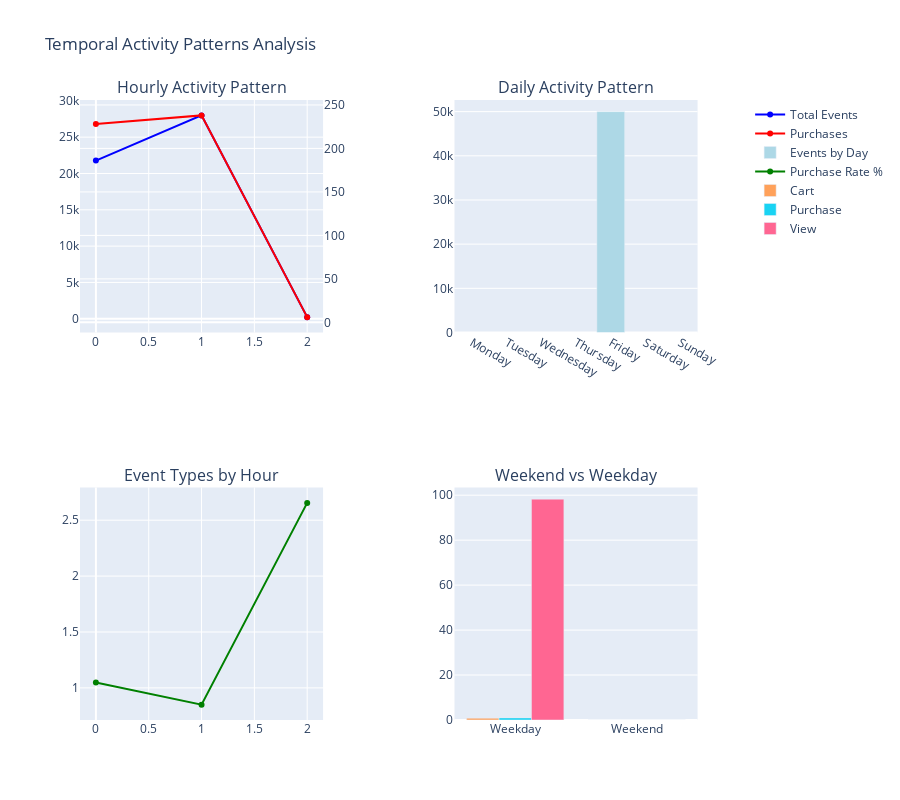

Write notebook code for a chart like this one.
### Markdown cell above
## 3. Temporal Pattern Analysis

Analyze time-based patterns to understand when and how users interact with the platform.

### Code cell
def analyze_temporal_patterns(df):
    """
    Comprehensive temporal pattern analysis
    """
    if df is None:
        return
    
    print("📅 TEMPORAL PATTERN ANALYSIS")
    print("=" * 45)
    
    # Create subplots for multiple visualizations
    fig = make_subplots(
        rows=2, cols=2,
        subplot_titles=['Hourly Activity Pattern', 'Daily Activity Pattern', 
                       'Event Types by Hour', 'Weekend vs Weekday'],
        specs=[[{"secondary_y": True}, {"secondary_y": True}],
               [{"secondary_y": False}, {"secondary_y": False}]]
    )
    
    # 1. Hourly patterns
    hourly_activity = df.groupby('hour').agg({
        'user_id': 'count',
        'event_type': lambda x: (x == 'purchase').sum()
    }).rename(columns={'user_id': 'total_events', 'event_type': 'purchases'})
    
    fig.add_trace(
        go.Scatter(x=hourly_activity.index, y=hourly_activity['total_events'],
                  name='Total Events', line=dict(color='blue')),
        row=1, col=1
    )
    
    fig.add_trace(
        go.Scatter(x=hourly_activity.index, y=hourly_activity['purchases'],
                  name='Purchases', line=dict(color='red')),
        row=1, col=1, secondary_y=True
    )
    
    # 2. Daily patterns
    daily_activity = df.groupby('day_name').size().reindex([
        'Monday', 'Tuesday', 'Wednesday', 'Thursday', 'Friday', 'Saturday', 'Sunday'
    ])
    
    fig.add_trace(
        go.Bar(x=daily_activity.index, y=daily_activity.values,
               name='Events by Day', marker_color='lightblue'),
        row=1, col=2
    )
    
    # 3. Event types by hour (heatmap style)
    event_hour_pivot = df.pivot_table(
        values='user_id', index='hour', columns='event_type', 
        aggfunc='count', fill_value=0
    )
    
    # Convert to percentage for better visualization
    event_hour_pct = event_hour_pivot.div(event_hour_pivot.sum(axis=1), axis=0) * 100
    
    # Show purchase rate by hour
    if 'purchase' in event_hour_pct.columns:
        fig.add_trace(
            go.Scatter(x=event_hour_pct.index, y=event_hour_pct['purchase'],
                      name='Purchase Rate %', line=dict(color='green')),
            row=2, col=1
        )
    
    # 4. Weekend vs Weekday comparison
    weekend_comparison = df.groupby(['is_weekend', 'event_type']).size().unstack(fill_value=0)
    weekend_comparison_pct = weekend_comparison.div(weekend_comparison.sum(axis=1), axis=0) * 100
    
    for event_type in weekend_comparison_pct.columns:
        fig.add_trace(
            go.Bar(x=['Weekday', 'Weekend'], 
                  y=[weekend_comparison_pct.loc[False, event_type] if False in weekend_comparison_pct.index else 0,
                     weekend_comparison_pct.loc[True, event_type] if True in weekend_comparison_pct.index else 0],
                  name=f'{event_type.title()}'),
            row=2, col=2
        )
    
    # Update layout
    fig.update_layout(
        height=800,
        title_text="Temporal Activity Patterns Analysis",
        showlegend=True
    )
    
    fig.show()
    
    # Print insights
    print("\n🔍 KEY TEMPORAL INSIGHTS:")
    print("=" * 30)
    
    # Peak hours
    peak_hour = hourly_activity['total_events'].idxmax()
    peak_events = hourly_activity['total_events'].max()
    print(f"🕐 Peak Activity Hour: {peak_hour}:00 ({peak_events:,} events)")
    
    # Best conversion hours
    if 'purchases' in hourly_activity.columns and hourly_activity['purchases'].sum() > 0:
        conversion_rate = (hourly_activity['purchases'] / hourly_activity['total_events'] * 100)
        best_conversion_hour = conversion_rate.idxmax()
        best_conversion_rate = conversion_rate.max()
        print(f"💰 Best Conversion Hour: {best_conversion_hour}:00 ({best_conversion_rate:.2f}%)")
    
    # Weekend vs Weekday insights
    weekend_events = df[df['is_weekend']]['user_id'].count()
    weekday_events = df[~df['is_weekend']]['user_id'].count()
    weekend_pct = weekend_events / (weekend_events + weekday_events) * 100
    print(f"📊 Weekend Activity: {weekend_pct:.1f}% of all events")
    
    # Most active day
    most_active_day = daily_activity.idxmax()
    most_active_day_events = daily_activity.max()
    print(f"📅 Most Active Day: {most_active_day} ({most_active_day_events:,} events)")

# Run temporal analysis
if df_clean is not None:
    analyze_temporal_patterns(df_clean)

### Figure 1 — Plotly figure (JSON) as saved in the notebook; plotly's stock layout.template omitted (floating-point values rounded to 4 significant figures)
{"data": [{"line": {"color": "blue"}, "name": "Total Events", "type": "scatter", "x": [0, 1, 2], "xaxis": "x", "y": [21774, 28000, 226], "yaxis": "y"}, {"line": {"color": "red"}, "name": "Purchases", "type": "scatter", "x": [0, 1, 2], "xaxis": "x", "y": [228, 238, 6], "yaxis": "y2"}, {"marker": {"color": "lightblue"}, "name": "Events by Day", "type": "bar", "x": ["Monday", "Tuesday", "Wednesday", "Thursday", "Friday", "Saturday", "Sunday"], "xaxis": "x2", "y": [null, null, null, null, 50000, null, null], "yaxis": "y3"}, {"line": {"color": "green"}, "name": "Purchase Rate %", "type": "scatter", "x": [0, 1, 2], "xaxis": "x3", "y": [1.047, 0.85, 2.655], "yaxis": "y5"}, {"name": "Cart", "type": "bar", "x": ["Weekday", "Weekend"], "xaxis": "x4", "y": [0.804, 0], "yaxis": "y6"}, {"name": "Purchase", "type": "bar", "x": ["Weekday", "Weekend"], "xaxis": "x4", "y": [0.944, 0], "yaxis": "y6"}, {"name": "View", "type": "bar", "x": ["Weekday", "Weekend"], "xaxis": "x4", "y": [98.25, 0], "yaxis": "y6"}], "layout": {"annotations": [{"font": {"size": 16}, "showarrow": false, "text": "Hourly Activity Pattern", "x": 0.185, "xanchor": "center", "xref": "paper", "y": 1, "yanchor": "bottom", "yref": "paper"}, {"font": {"size": 16}, "showarrow": false, "text": "Daily Activity Pattern", "x": 0.755, "xanchor": "center", "xref": "paper", "y": 1, "yanchor": "bottom", "yref": "paper"}, {"font": {"size": 16}, "showarrow": false, "text": "Event Types by Hour", "x": 0.185, "xanchor": "center", "xref": "paper", "y": 0.375, "yanchor": "bottom", "yref": "paper"}, {"font": {"size": 16}, "showarrow": false, "text": "Weekend vs Weekday", "x": 0.755, "xanchor": "center", "xref": "paper", "y": 0.375, "yanchor": "bottom", "yref": "paper"}], "height": 800, "showlegend": true, "title": {"text": "Temporal Activity Patterns Analysis"}, "xaxis": {"anchor": "y", "domain": [0, 0.37]}, "xaxis2": {"anchor": "y3", "domain": [0.57, 0.94]}, "xaxis3": {"anchor": "y5", "domain": [0, 0.37]}, "xaxis4": {"anchor": "y6", "domain": [0.57, 0.94]}, "yaxis": {"anchor": "x", "domain": [0.625, 1]}, "yaxis2": {"anchor": "x", "overlaying": "y", "side": "right"}, "yaxis3": {"anchor": "x2", "domain": [0.625, 1]}, "yaxis4": {"anchor": "x2", "overlaying": "y3", "side": "right"}, "yaxis5": {"anchor": "x3", "domain": [0, 0.375]}, "yaxis6": {"anchor": "x4", "domain": [0, 0.375]}}}
